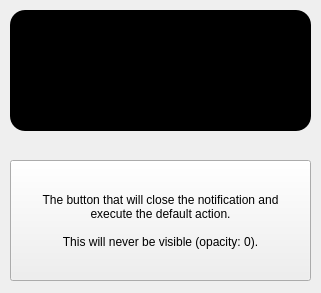
<?xml version="1.0" encoding="UTF-8"?>
<ui version="4.0">
 <class>notificationTemplate</class>
 <widget class="QWidget" name="notificationTemplate">
  <property name="geometry">
   <rect>
    <x>0</x>
    <y>0</y>
    <width>321</width>
    <height>293</height>
   </rect>
  </property>
  <property name="windowTitle">
   <string>Form</string>
  </property>
  <property name="windowOpacity">
   <double>0.900000000000000</double>
  </property>
  <property name="defaultOpacity" stdset="0">
   <double>0.800000000000000</double>
  </property>
  <property name="hoveredOpacity" stdset="0">
   <double>0.200000000000000</double>
  </property>
  <property name="defaultBlur" stdset="0">
   <double>1.000000000000000</double>
  </property>
  <property name="hoveredBlur" stdset="0">
   <double>10.000000000000000</double>
  </property>
  <property name="defaultMonitor" stdset="0">
   <number>-1</number>
  </property>
  <property name="endBlur" stdset="0">
   <double>15.000000000000000</double>
  </property>
  <property name="notificationDuration" stdset="0">
   <number>6500</number>
  </property>
  <property name="spawnDuration" stdset="0">
   <number>200</number>
  </property>
  <property name="disappearDuration" stdset="0">
   <number>600</number>
  </property>
  <property name="defaultShadowColor" stdset="0">
   <color>
    <red>0</red>
    <green>0</green>
    <blue>0</blue>
   </color>
  </property>
  <property name="focusedShadowColor" stdset="0">
   <color>
    <red>255</red>
    <green>255</green>
    <blue>255</blue>
   </color>
  </property>
  <property name="textShadowColor" stdset="0">
   <color>
    <red>0</red>
    <green>0</green>
    <blue>0</blue>
   </color>
  </property>
  <widget class="QWidget" name="notification" native="true">
   <property name="geometry">
    <rect>
     <x>0</x>
     <y>0</y>
     <width>321</width>
     <height>141</height>
    </rect>
   </property>
   <widget class="QFrame" name="notificationFrame">
    <property name="geometry">
     <rect>
      <x>10</x>
      <y>10</y>
      <width>301</width>
      <height>121</height>
     </rect>
    </property>
    <property name="styleSheet">
     <string notr="true">border-radius: 15px;
background-color: black;
border-style:none;</string>
    </property>
    <property name="frameShape">
     <enum>QFrame::StyledPanel</enum>
    </property>
    <property name="frameShadow">
     <enum>QFrame::Raised</enum>
    </property>
    <property name="lineWidth">
     <number>6</number>
    </property>
    <property name="midLineWidth">
     <number>3</number>
    </property>
    <widget class="QWidget" name="titleLayoutContainer" native="true">
     <property name="geometry">
      <rect>
       <x>0</x>
       <y>0</y>
       <width>301</width>
       <height>29</height>
      </rect>
     </property>
     <property name="styleSheet">
      <string notr="true">background-color:rgba(255, 255, 255, 0);
border-style: none;</string>
     </property>
     <widget class="QWidget" name="layoutWidget">
      <property name="geometry">
       <rect>
        <x>0</x>
        <y>0</y>
        <width>301</width>
        <height>34</height>
       </rect>
      </property>
      <property name="styleSheet">
       <string notr="true">background-color:rgba(255, 255, 255, 0);
border-style: none;</string>
      </property>
      <layout class="QHBoxLayout" name="appTitleLayout" stretch="0,2">
       <property name="spacing">
        <number>6</number>
       </property>
       <property name="sizeConstraint">
        <enum>QLayout::SetFixedSize</enum>
       </property>
       <property name="leftMargin">
        <number>5</number>
       </property>
       <property name="topMargin">
        <number>3</number>
       </property>
       <item>
        <widget class="QLabel" name="iconLabel">
         <property name="minimumSize">
          <size>
           <width>25</width>
           <height>25</height>
          </size>
         </property>
         <property name="maximumSize">
          <size>
           <width>25</width>
           <height>25</height>
          </size>
         </property>
         <property name="autoFillBackground">
          <bool>false</bool>
         </property>
         <property name="styleSheet">
          <string notr="true">background-color:rgba(255, 255, 255, 0);
border-style: none;</string>
         </property>
         <property name="text">
          <string/>
         </property>
         <property name="pixmap">
          <pixmap resource="res.qrc">:/default_icon/notifications.png</pixmap>
         </property>
         <property name="scaledContents">
          <bool>false</bool>
         </property>
        </widget>
       </item>
       <item>
        <widget class="QLabel" name="appNameLabel">
         <property name="minimumSize">
          <size>
           <width>0</width>
           <height>20</height>
          </size>
         </property>
         <property name="maximumSize">
          <size>
           <width>300</width>
           <height>20</height>
          </size>
         </property>
         <property name="styleSheet">
          <string notr="true">background-color:rgba(255, 255, 255, 0);
border-style: none;</string>
         </property>
         <property name="text">
          <string>Test title</string>
         </property>
         <property name="alignment">
          <set>Qt::AlignLeading|Qt::AlignLeft|Qt::AlignTop</set>
         </property>
        </widget>
       </item>
      </layout>
     </widget>
    </widget>
    <widget class="QWidget" name="bodyLayoutContainer" native="true">
     <property name="geometry">
      <rect>
       <x>0</x>
       <y>30</y>
       <width>301</width>
       <height>91</height>
      </rect>
     </property>
     <property name="styleSheet">
      <string notr="true">background-color:rgba(255, 255, 255, 0);
border-style: none;</string>
     </property>
     <widget class="QWidget" name="layoutWidget_2">
      <property name="geometry">
       <rect>
        <x>0</x>
        <y>0</y>
        <width>301</width>
        <height>94</height>
       </rect>
      </property>
      <property name="styleSheet">
       <string notr="true">background-color:rgba(255, 255, 255, 0);
border-style: none;</string>
      </property>
      <layout class="QHBoxLayout" name="bodyLayout" stretch="0,1">
       <property name="spacing">
        <number>3</number>
       </property>
       <property name="sizeConstraint">
        <enum>QLayout::SetMaximumSize</enum>
       </property>
       <property name="leftMargin">
        <number>4</number>
       </property>
       <property name="topMargin">
        <number>0</number>
       </property>
       <property name="bottomMargin">
        <number>3</number>
       </property>
       <item>
        <widget class="QLabel" name="imageLabel">
         <property name="sizePolicy">
          <sizepolicy hsizetype="Minimum" vsizetype="Preferred">
           <horstretch>0</horstretch>
           <verstretch>0</verstretch>
          </sizepolicy>
         </property>
         <property name="minimumSize">
          <size>
           <width>0</width>
           <height>85</height>
          </size>
         </property>
         <property name="maximumSize">
          <size>
           <width>0</width>
           <height>85</height>
          </size>
         </property>
         <property name="styleSheet">
          <string notr="true">background-color:rgba(255, 255, 255, 0);
border-style: none;</string>
         </property>
         <property name="text">
          <string/>
         </property>
         <property name="scaledContents">
          <bool>true</bool>
         </property>
         <property name="alignment">
          <set>Qt::AlignBottom|Qt::AlignLeading|Qt::AlignLeft</set>
         </property>
        </widget>
       </item>
       <item>
        <widget class="QWidget" name="body_widget" native="true">
         <property name="sizePolicy">
          <sizepolicy hsizetype="Ignored" vsizetype="Fixed">
           <horstretch>49</horstretch>
           <verstretch>0</verstretch>
          </sizepolicy>
         </property>
         <property name="minimumSize">
          <size>
           <width>200</width>
           <height>0</height>
          </size>
         </property>
         <property name="maximumSize">
          <size>
           <width>290</width>
           <height>90</height>
          </size>
         </property>
         <property name="sizeIncrement">
          <size>
           <width>500</width>
           <height>0</height>
          </size>
         </property>
         <property name="baseSize">
          <size>
           <width>300</width>
           <height>0</height>
          </size>
         </property>
         <property name="styleSheet">
          <string notr="true">background-color:rgba(255, 255, 255, 0);
border-style: none;</string>
         </property>
         <layout class="QVBoxLayout" name="bodyTextLayout" stretch="0,1">
          <property name="spacing">
           <number>2</number>
          </property>
          <property name="sizeConstraint">
           <enum>QLayout::SetNoConstraint</enum>
          </property>
          <property name="topMargin">
           <number>2</number>
          </property>
          <item>
           <widget class="QLabel" name="titleLabel">
            <property name="sizePolicy">
             <sizepolicy hsizetype="Ignored" vsizetype="Preferred">
              <horstretch>0</horstretch>
              <verstretch>0</verstretch>
             </sizepolicy>
            </property>
            <property name="minimumSize">
             <size>
              <width>200</width>
              <height>0</height>
             </size>
            </property>
            <property name="maximumSize">
             <size>
              <width>280</width>
              <height>20</height>
             </size>
            </property>
            <property name="font">
             <font>
              <weight>75</weight>
              <bold>true</bold>
             </font>
            </property>
            <property name="styleSheet">
             <string notr="true">background-color:rgba(255, 255, 255, 0);
border-style: none;</string>
            </property>
            <property name="text">
             <string>Test notification subject</string>
            </property>
            <property name="textFormat">
             <enum>Qt::MarkdownText</enum>
            </property>
            <property name="alignment">
             <set>Qt::AlignLeading|Qt::AlignLeft|Qt::AlignTop</set>
            </property>
           </widget>
          </item>
          <item>
           <widget class="QLabel" name="bodyLabel">
            <property name="sizePolicy">
             <sizepolicy hsizetype="Ignored" vsizetype="Preferred">
              <horstretch>0</horstretch>
              <verstretch>0</verstretch>
             </sizepolicy>
            </property>
            <property name="minimumSize">
             <size>
              <width>0</width>
              <height>64</height>
             </size>
            </property>
            <property name="maximumSize">
             <size>
              <width>300</width>
              <height>64</height>
             </size>
            </property>
            <property name="styleSheet">
             <string notr="true">background-color:rgba(255, 255, 255, 0);
border-style: none;</string>
            </property>
            <property name="text">
             <string>Test notification body. Everything written here will be overwritten by the actual notification.</string>
            </property>
            <property name="textFormat">
             <enum>Qt::MarkdownText</enum>
            </property>
            <property name="scaledContents">
             <bool>false</bool>
            </property>
            <property name="alignment">
             <set>Qt::AlignLeading|Qt::AlignLeft|Qt::AlignTop</set>
            </property>
            <property name="wordWrap">
             <bool>true</bool>
            </property>
           </widget>
          </item>
         </layout>
        </widget>
       </item>
      </layout>
     </widget>
    </widget>
   </widget>
  </widget>
  <widget class="QWidget" name="overlay" native="true">
   <property name="geometry">
    <rect>
     <x>10</x>
     <y>160</y>
     <width>301</width>
     <height>121</height>
    </rect>
   </property>
   <widget class="QPushButton" name="pushButton">
    <property name="geometry">
     <rect>
      <x>0</x>
      <y>0</y>
      <width>301</width>
      <height>121</height>
     </rect>
    </property>
    <property name="cursor">
     <cursorShape>PointingHandCursor</cursorShape>
    </property>
    <property name="text">
     <string>The button that will close the notification and 
execute the default action.

This will never be visible (opacity: 0).</string>
    </property>
    <property name="checkable">
     <bool>false</bool>
    </property>
    <property name="checked">
     <bool>false</bool>
    </property>
   </widget>
  </widget>
 </widget>
 <resources>
  <include location="res.qrc"/>
 </resources>
 <connections/>
</ui>
